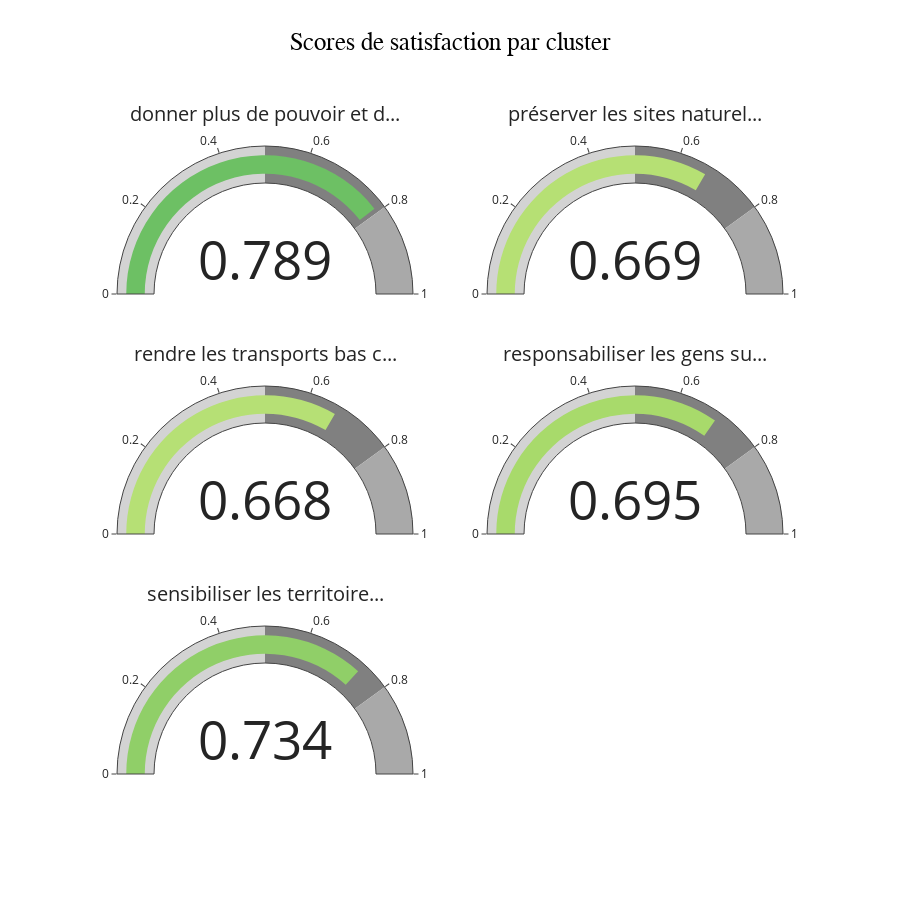

Notebook cell for this chart:
### Code cell
fig = go.Figure()

for i, (_, row) in enumerate(cluster_consensus.iterrows()):
    row_idx = i // cols
    col_idx = i % cols

    # Plage totale pour la cellule (sans padding)
    x0 = col_idx / cols
    x1 = (col_idx + 1) / cols
    y0 = 1 - (row_idx + 1) / rows
    y1 = 1 - row_idx / rows

    # Appliquer le padding pour créer une marge entre les jauges
    x_pad = (x1 - x0) * padding
    y_pad = (y1 - y0) * padding

    domain_x = [x0 + x_pad, x1 - x_pad]
    domain_y = [y0 + y_pad, y1 - y_pad]

    colorscale = "RdYlGn"  # rouge → jaune → vert
    value = row["Rapport de réactions positives"]
    bar_color = sample_colorscale(colorscale, [value])[0]

    fig.add_trace(
        go.Indicator(
            mode="gauge+number",
            value=row["Rapport de réactions positives"],
            domain={"x": domain_x, "y": domain_y},
            title={"text": row["cluster_label_truncated"]},
            gauge={
                "axis": {"range": [0, 1]},
                "bar": {"color": bar_color},
                "steps": [
                    {"range": [0, 0.5], "color": "lightgray"},
                    {"range": [0.5, 0.8], "color": "gray"},
                    {"range": [0.8, 1], "color": "darkgray"},
                ],
            },
        )
    )

fig.update_layout(
    title=dict(
        text="Scores de satisfaction par cluster",
        font=dict(size=25, color="black", family="Arial"),
        x=0.5,
        xanchor="center",
    ),
    template="simple_white",
    height=300 * rows,
    margin=dict(t=100),
)

fig.show()

### Figure 1 — Plotly figure (JSON) as saved in the notebook; plotly's stock layout.template omitted (floating-point values rounded to 4 significant figures)
{"data": [{"domain": {"x": [0.05, 0.45], "y": [0.7, 0.9667]}, "gauge": {"axis": {"range": [0, 1]}, "bar": {"color": "rgb(109, 192, 100)"}, "steps": [{"color": "lightgray", "range": [0, 0.5]}, {"color": "gray", "range": [0.5, 0.8]}, {"color": "darkgray", "range": [0.8, 1]}]}, "mode": "gauge+number", "title": {"text": "donner plus de pouvoir et d..."}, "type": "indicator", "value": 0.7891}, {"domain": {"x": [0.55, 0.95], "y": [0.7, 0.9667]}, "gauge": {"axis": {"range": [0, 1]}, "bar": {"color": "rgb(182, 224, 116)"}, "steps": [{"color": "lightgray", "range": [0, 0.5]}, {"color": "gray", "range": [0.5, 0.8]}, {"color": "darkgray", "range": [0.8, 1]}]}, "mode": "gauge+number", "title": {"text": "préserver les sites naturel..."}, "type": "indicator", "value": 0.6687}, {"domain": {"x": [0.05, 0.45], "y": [0.3667, 0.6333]}, "gauge": {"axis": {"range": [0, 1]}, "bar": {"color": "rgb(182, 224, 117)"}, "steps": [{"color": "lightgray", "range": [0, 0.5]}, {"color": "gray", "range": [0.5, 0.8]}, {"color": "darkgray", "range": [0.8, 1]}]}, "mode": "gauge+number", "title": {"text": "rendre les transports bas c..."}, "type": "indicator", "value": 0.668}, {"domain": {"x": [0.55, 0.95], "y": [0.3667, 0.6333]}, "gauge": {"axis": {"range": [0, 1]}, "bar": {"color": "rgb(168, 218, 107)"}, "steps": [{"color": "lightgray", "range": [0, 0.5]}, {"color": "gray", "range": [0.5, 0.8]}, {"color": "darkgray", "range": [0.8, 1]}]}, "mode": "gauge+number", "title": {"text": "responsabiliser les gens su..."}, "type": "indicator", "value": 0.6955}, {"domain": {"x": [0.05, 0.45], "y": [0.03333, 0.3]}, "gauge": {"axis": {"range": [0, 1]}, "bar": {"color": "rgb(144, 207, 104)"}, "steps": [{"color": "lightgray", "range": [0, 0.5]}, {"color": "gray", "range": [0.5, 0.8]}, {"color": "darkgray", "range": [0.8, 1]}]}, "mode": "gauge+number", "title": {"text": "sensibiliser les territoire..."}, "type": "indicator", "value": 0.7343}], "layout": {"height": 900, "margin": {"t": 100}, "title": {"font": {"color": "black", "family": "Arial", "size": 25}, "text": "Scores de satisfaction par cluster", "x": 0.5, "xanchor": "center"}}}
